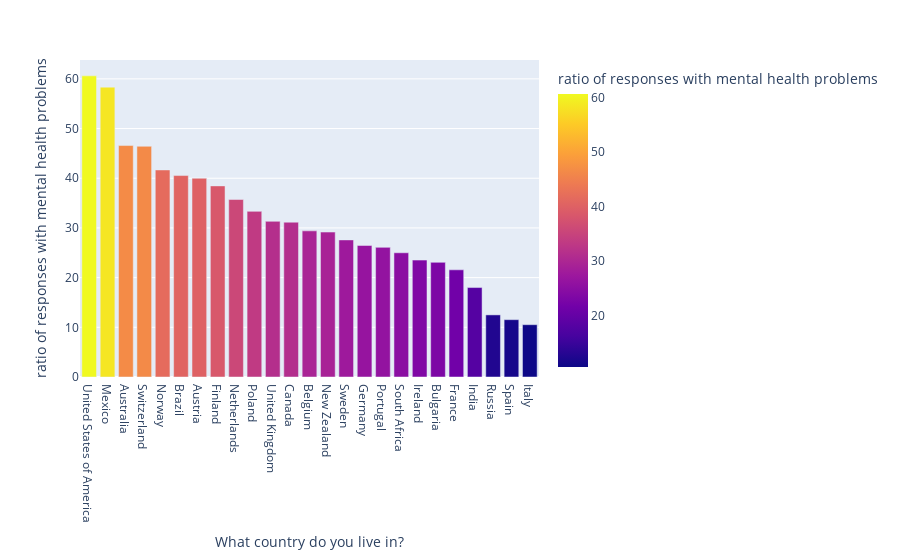

Notebook source saved alongside this figure:
### Code cell
fig = px.bar(mental_country_df, x='What country do you live in?', 
             y='ratio of responses with mental health problems',
             color='ratio of responses with mental health problems'
             , height=600)
fig.show()

### Figure 1 — Plotly figure (JSON) as saved in the notebook; plotly's stock layout.template omitted (floating-point values rounded to 4 significant figures)
{"data": [{"alignmentgroup": "True", "hovertemplate": "What country do you live in?=%{x}<br>ratio of responses with mental health problems=%{marker.color}<extra></extra>", "legendgroup": "", "marker": {"color": [60.6, 58.33, 46.58, 46.43, 41.67, 40.54, 40, 38.46, 35.71, 33.33, 31.33, 31.16, 29.41, 29.17, 27.59, 26.47, 26.09, 25, 23.53, 23.08, 21.57, 18, 12.5, 11.54, 10.53], "coloraxis": "coloraxis", "pattern": {"shape": ""}}, "name": "", "offsetgroup": "", "orientation": "v", "showlegend": false, "textposition": "auto", "type": "bar", "x": ["United States of America", "Mexico", "Australia", "Switzerland", "Norway", "Brazil", "Austria", "Finland", "Netherlands", "Poland", "United Kingdom", "Canada", "Belgium", "New Zealand", "Sweden", "Germany", "Portugal", "South Africa", "Ireland", "Bulgaria", "France", "India", "Russia", "Spain", "Italy"], "xaxis": "x", "y": [60.6, 58.33, 46.58, 46.43, 41.67, 40.54, 40, 38.46, 35.71, 33.33, 31.33, 31.16, 29.41, 29.17, 27.59, 26.47, 26.09, 25, 23.53, 23.08, 21.57, 18, 12.5, 11.54, 10.53], "yaxis": "y"}], "layout": {"autosize": true, "barmode": "relative", "coloraxis": {"colorbar": {"title": {"text": "ratio of responses with mental health problems"}}, "colorscale": [[0, "#0d0887"], [0.1111, "#46039f"], [0.2222, "#7201a8"], [0.3333, "#9c179e"], [0.4444, "#bd3786"], [0.5556, "#d8576b"], [0.6667, "#ed7953"], [0.7778, "#fb9f3a"], [0.8889, "#fdca26"], [1, "#f0f921"]]}, "legend": {"tracegroupgap": 0}, "margin": {"t": 60}, "xaxis": {"anchor": "y", "autorange": true, "domain": [0, 1], "range": [-0.5, 24.5], "title": {"text": "What country do you live in?"}, "type": "category"}, "yaxis": {"anchor": "x", "autorange": true, "domain": [0, 1], "range": [0, 63.79], "title": {"text": "ratio of responses with mental health problems"}, "type": "linear"}}}
